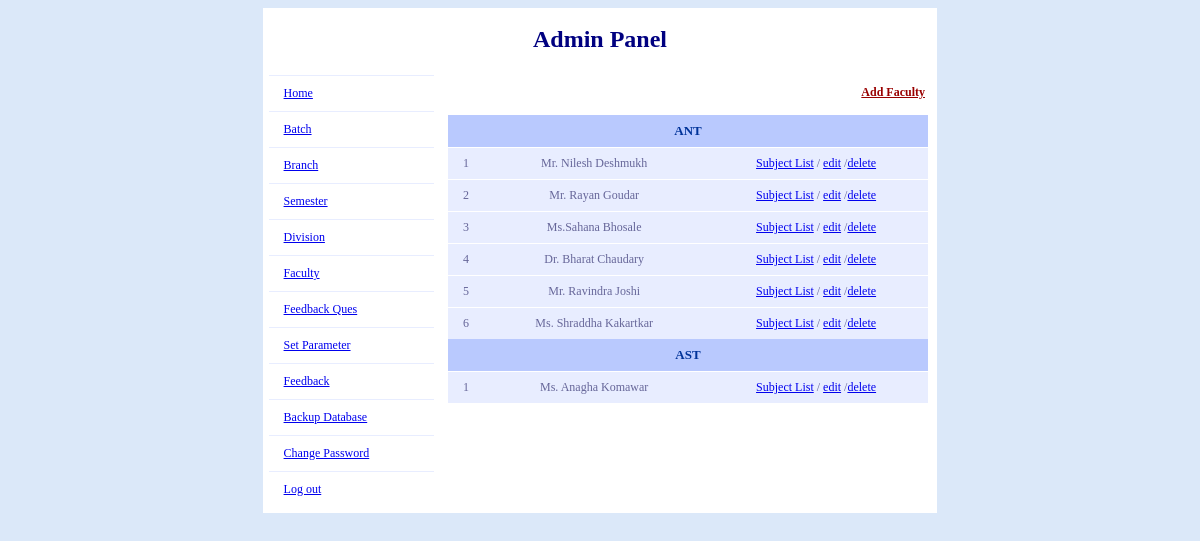
The page /Source/feedback/admin/faculty.php (signed in) on the database its author committed.
### tables this page shows
CREATE TABLE IF NOT EXISTS `faculty_master` (
  `f_id` int(20) NOT NULL AUTO_INCREMENT,
  `f_name` varchar(255) NOT NULL,
  `l_name` varchar(255) NOT NULL,
  `b_id` int(20) NOT NULL,
  PRIMARY KEY (`f_id`)
);

### Source/feedback/admin/includes/common_functions.php (called while the page is built, shortened)
<?php
function branch_name($b_id)
{
	$sel_b="select * from branch_master where b_id=".$b_id;
	$res=mysql_query($sel_b) or die(mysql_error());
	$b_name=mysql_fetch_array($res);
	return $b_name['b_name'];
}
?>

### Source/feedback/admin/faculty.php (the view, shortened to what this page needs)
<!DOCTYPE html PUBLIC "-//W3C//DTD XHTML 1.0 Transitional//EN" "http://www.w3.org/TR/xhtml1/DTD/xhtml1-transitional.dtd">
<html xmlns="http://www.w3.org/1999/xhtml">
<head>
<link rel="stylesheet" type="text/css" href="includes/style.css" />
</head>
<body>
<table width="57%" align="center"  border="0" cellpadding="0" cellspacing="1" >
<?php include('admin_panel_heading.php'); ?>
<tr>
<td width="17%" >
<? include('left_side.php');?>
</td>
<td width="83%" align="center" valign="top" bgcolor="#FFFFFF">
<p>
<table width="480px" align="center"><tr><td colspan="3" align="right"><a href='add_faculty.php' class="button">Add Faculty</a></td></tr></table>
</p>
<table id="rounded-corner" border="0" align="center" cellpadding="0" cellspacing="0" >
<?php
		$group_by=mysql_query("SELECT distinct(b_id) FROM faculty_master  ORDER BY b_id");
		while($group_b_id = mysql_fetch_array($group_by))
		{
			echo '<tr><th colspan=3 class="rounded-q1" align=center><b>'.branch_name($group_b_id['b_id']).'</b></th></tr>';
			$result = mysql_query("SELECT * FROM faculty_master where b_id='".$group_b_id['b_id']."' ORDER BY b_id,f_id");
			$i=1;
			if(mysql_num_rows($result)>0)
			{
				 while($myrow = mysql_fetch_array($result))
				 {
				   echo '<tr>';
				   echo "<td align=center>".$i."</td>";$i++;
				   echo "<td align=center>".$myrow['f_name'].'&nbsp;'.$myrow['l_name']."</td>";
				   echo "<td align=center>"."<a href=\"subject.php?f_id=$myrow[f_id]\">Subject List</a> / <a href=\"edit_faculty.php?f_id=$myrow[f_id]\">edit</a> /"."<a href=\"delete_faculty.php?f_id=$myrow[f_id]\">delete</a>"."</td>";
				  echo '</tr>';
				 }
			}
			else
			{
				echo '<tr><td colspan=4 align=center>No record found!</td></tr>';
			}
		}
?>
</table>
</td>
</tr>
</table>
</body>
</html>

### Source/feedback/admin/includes/style.css (style rules this page uses)
body, table, tr, td { font-family:verdana; font-size:12px; background-color:#DBE8F9; color:navy; }
.button { color: #900; font-weight: bold; }
table, tr, td { background-color: #FFF; }
#rounded-corner { font-family: "Lucida Sans Unicode", "Lucida Grande", Sans-Serif; font-size: 12px; margin: 5px; width: 480px; text-align: left; border-collapse: collapse; }
#rounded-corner th { padding: 8px; font-weight: normal; font-size: 13px; color: #039; background: #b9c9fe; }
#rounded-corner td { padding: 8px; background: #e8edff; border-top: 1px solid #fff; color: #669; }

### rows shown on the page
faculty_master: f_name "Mr. Nilesh", l_name "Deshmukh"
faculty_master: f_name "Mr. Rayan", l_name "Goudar"
faculty_master: f_name "Ms.Sahana", l_name "Bhosale"
faculty_master: f_name "Dr. Bharat", l_name "Chaudary"
faculty_master: f_name "Mr. Ravindra", l_name "Joshi"
faculty_master: f_name "Ms. Shraddha", l_name "Kakartkar"
faculty_master: f_name "Ms. Anagha", l_name "Komawar"

### other values the page prints
branch_name($group_b_id['b_id']) "ANT"
branch_name($group_b_id['b_id']) "AST"
